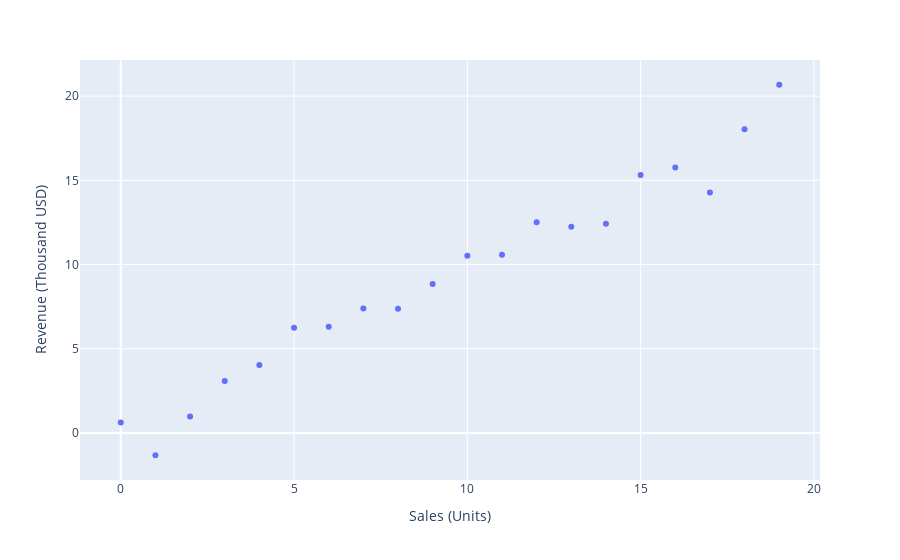

The code cell stored with this chart in its notebook:
### Code cell
# graph it
fig = px.scatter(x=xs[:,0], y= ys, 
                 #trendline = 'ols', 
                labels={'x':'Sales (Units)', 'y':'Revenue (Thousand USD)'})
fig.show()

### Figure 1 — Plotly figure (JSON) as saved in the notebook; plotly's stock layout.template omitted (floating-point values rounded to 4 significant figures)
{"data": [{"hovertemplate": "Sales (Units)=%{x}<br>Revenue (Thousand USD)=%{y}<extra></extra>", "legendgroup": "", "marker": {"color": "#636efa", "symbol": "circle"}, "mode": "markers", "name": "", "orientation": "v", "showlegend": false, "type": "scatter", "x": [0, 1, 2, 3, 4, 5, 6, 7, 8, 9, 10, 11, 12, 13, 14, 15, 16, 17, 18, 19], "xaxis": "x", "y": [0.62, -1.324, 0.9824, 3.088, 4.039, 6.246, 6.311, 7.393, 7.37, 8.839, 10.52, 10.59, 12.51, 12.25, 12.43, 15.31, 15.77, 14.28, 18.03, 20.68], "yaxis": "y"}], "layout": {"legend": {"tracegroupgap": 0}, "margin": {"t": 60}, "xaxis": {"anchor": "y", "domain": [0, 1], "title": {"text": "Sales (Units)"}}, "yaxis": {"anchor": "x", "domain": [0, 1], "title": {"text": "Revenue (Thousand USD)"}}}}
